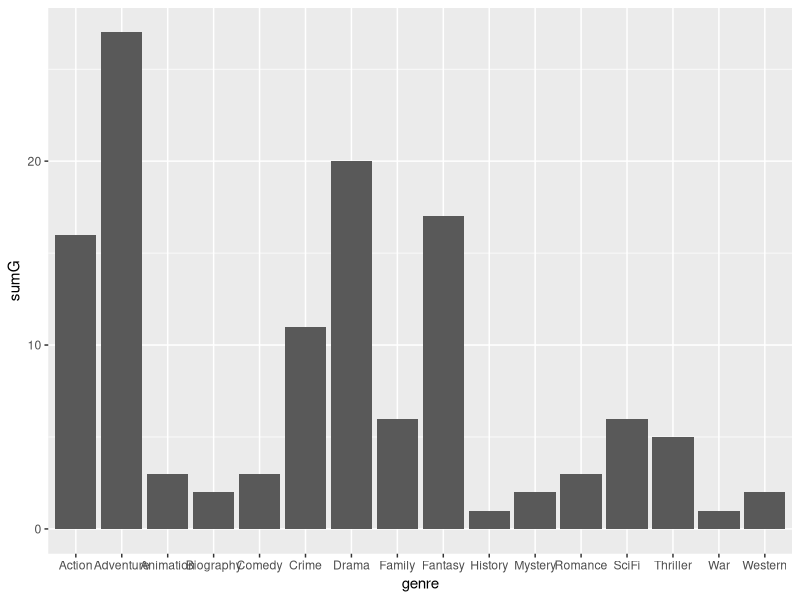
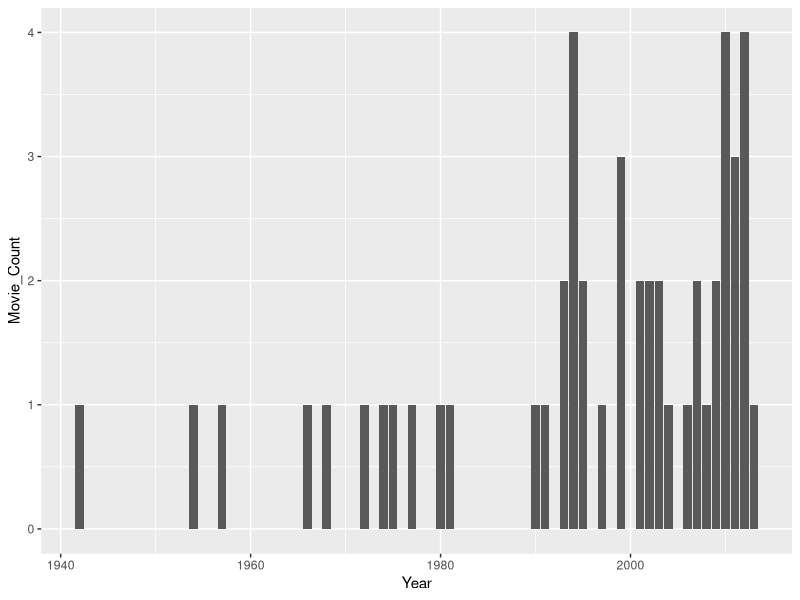
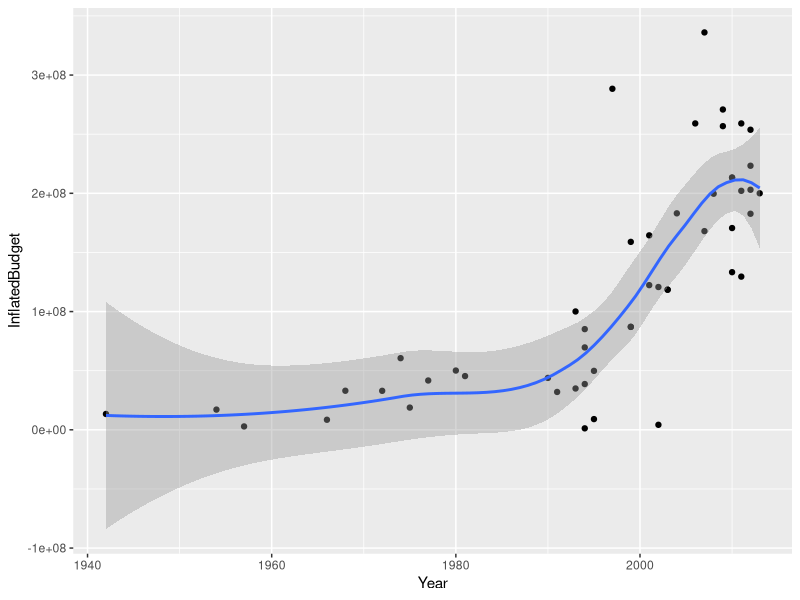
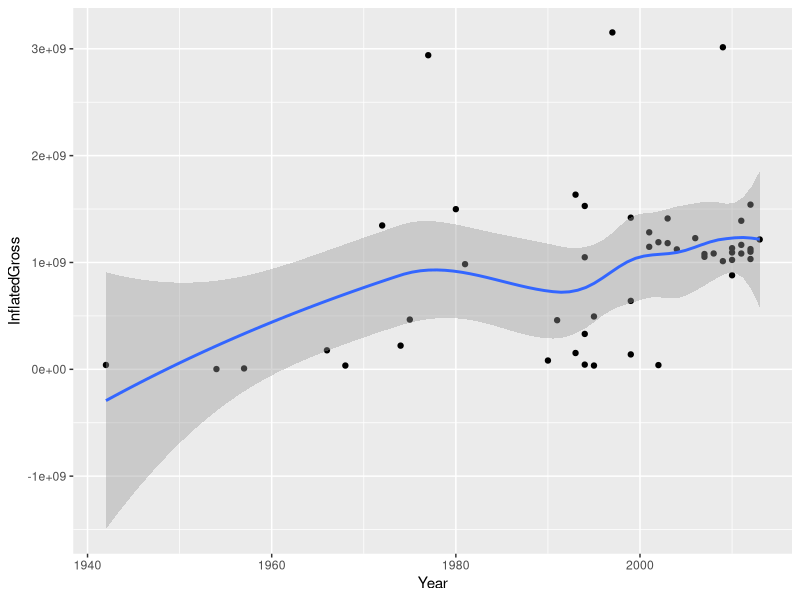
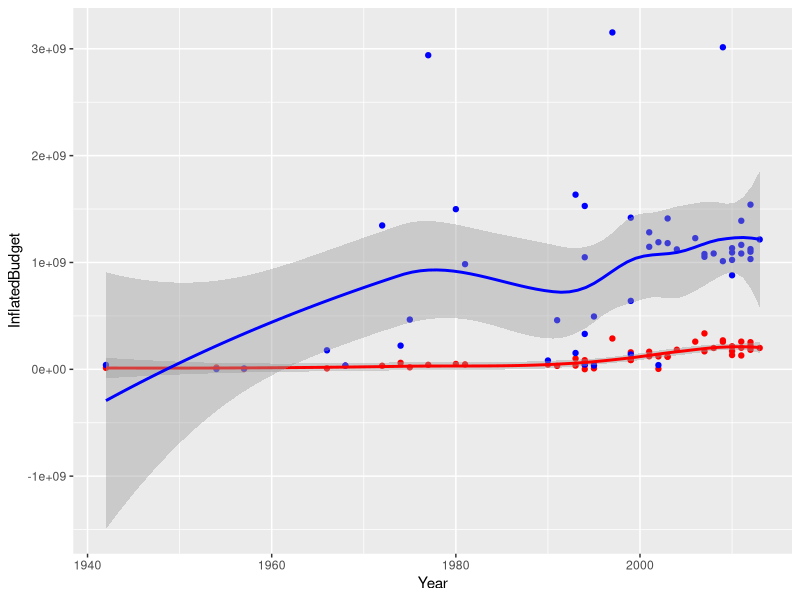
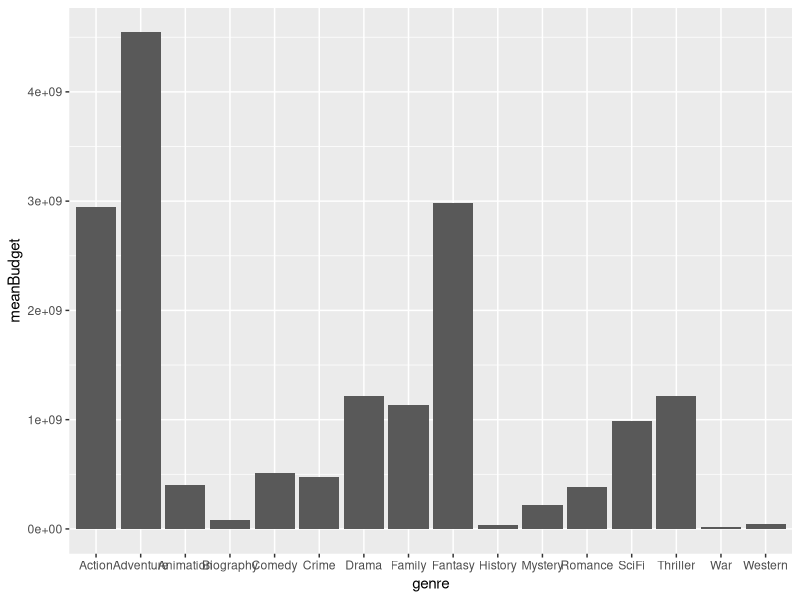
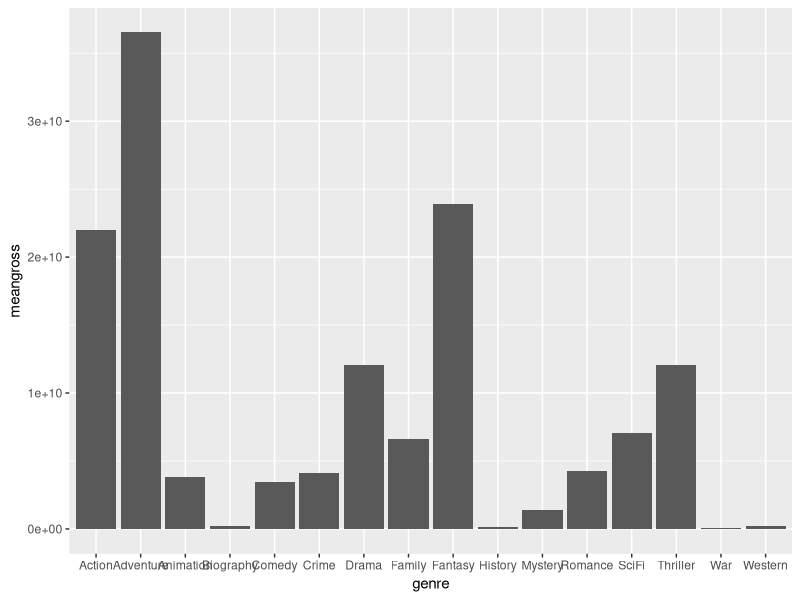
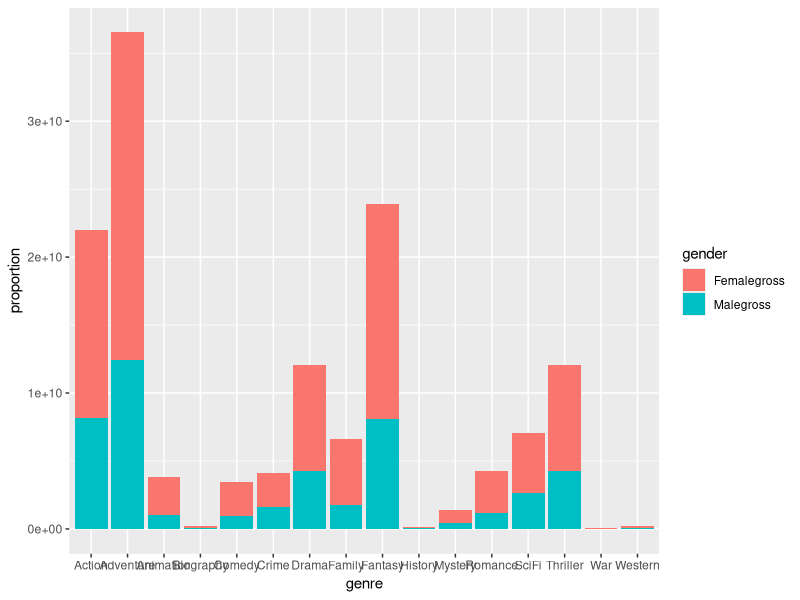

Generate these figures, in order, with R:
## ---- chunk 1
knitr::opts_chunk$set(echo = TRUE)
## ---- chunk 2
#Packages loading to use
library(tidyverse) ##Loaded for dplyr and to 'clean' data
library(ggplot2) ##Loaded for plotting
library(dplyr) ##Loaded for computer issues

##Read in data and save it to variable raw_data
raw_data <- read.csv(file = "popular_film_data.csv")
## ---- chunk 3
#To remove "$" and "," from InflatedBudget
raw_data$InflatedBudget <-  gsub("\\$","", raw_data$InflatedBudget) 
raw_data$InflatedBudget <-  as.numeric(gsub(",","", raw_data$InflatedBudget))

#To remove "$" and "," from InflatedGross
raw_data$InflatedGross <-  gsub("\\$","", raw_data$InflatedGross) 
raw_data$InflatedGross <-  as.numeric(gsub(",","", raw_data$InflatedGross))

#To remove "$" and "," from TotalGross
raw_data$TotalGross <-  gsub("\\$","", raw_data$TotalGross) 
raw_data$TotalGross <-  as.numeric(gsub(",","", raw_data$TotalGross))

#Mutating for new column stored in Proportion_female
raw_data <- raw_data |> mutate (Proportion_female = (1 - Proportion_male))
## ---- chunk 4
#For transparencys sake, its also important to note how many films under each genre make up the dataset.
genre_total <- rbind(cbind(genre = "Comedy", raw_data %>% filter(Comedy == 1) %>% summarise(sumG = sum(Comedy == 1))),
    cbind(genre = "Drama", raw_data %>% filter(Drama == 1) %>% summarise(sumG = sum(Drama == 1))),
    cbind(genre = "Western", raw_data %>% filter(Western == 1) %>% summarise(sumG = sum(Western == 1))),
    cbind(genre = "Action", raw_data %>% filter(Action == 1) %>% summarise(sumG = sum(Action == 1))),
    cbind(genre = "Biography", raw_data %>% filter(Biography == 1) %>% summarise(sumG = sum(Biography == 1))),
    cbind(genre = "History", raw_data %>% filter(History == 1) %>% summarise(sumG = sum(History == 1))),
    cbind(genre = "Adventure", raw_data %>% filter(Adventure == 1) %>% summarise(sumG = sum(Adventure == 1))),
    cbind(genre = "Fantasy", raw_data %>% filter(Fantasy == 1) %>% summarise(sumG = sum(Fantasy == 1))),
    cbind(genre = "Mystery", raw_data %>% filter(Mystery == 1) %>% summarise(sumG = sum(Mystery == 1))),
    cbind(genre = "SciFi", raw_data %>% filter(SciFi == 1) %>% summarise(sumG = sum(SciFi == 1))),
    cbind(genre = "Romance", raw_data %>% filter(Romance == 1) %>% summarise(sumG = sum(Romance == 1))),
    cbind(genre = "Thriller", raw_data %>% filter(Thriller == 1) %>% summarise(sumG = sum(Thriller == 1))),
    cbind(genre = "Crime", raw_data %>% filter(Crime == 1) %>% summarise(sumG = sum(Crime == 1))),
    cbind(genre = "War", raw_data %>% filter(War == 1) %>% summarise(sumG = sum(War == 1))),
    cbind(genre = "Family", raw_data %>% filter(Family == 1) %>% summarise(sumG = sum(Family == 1))),
    cbind(genre = "Animation", raw_data %>% filter(Animation == 1) %>% summarise(sumG = sum(Animation == 1))))%>% arrange(desc(sumG))

genre_total
#the end of numbers of genre

#ggplot(genre_total) + geom_histogram(mapping = aes(x = (genre_total$stat = "count"), stat = "identity"))+ geom_histogram(bins = 15)
#ggplot(genre_total, aes(x = (genre_total$stat = "count"), stat = "identity") + geom_histogram(bins = 15))
Genre_Count_Plot <- ggplot(genre_total) + geom_bar(mapping = aes(genre, sumG), stat = "identity")


## ---- chunk 5
#To view our data with the new variable.
glimpse(raw_data)
## ---- chunk 6
#What is the release year range of the films in our dataset?
range(raw_data$Year)

#How many films make up our dataset?
print(nrow(raw_data))

#What is the genre distribution of our dataset?
Genre_Count_Plot
## ---- chunk 7
#Storing the code to the "count_movieby_year" variable.
count_movieby_year <-  raw_data|>group_by(Year) |> summarise(Movie_Count = n()) |> arrange(desc(Movie_Count))
ggplot(count_movieby_year, aes(x = Year, y = Movie_Count)) + geom_col()
## ---- chunk 8
raw_data |> group_by(Year)|> summarise(InflatedBudget) |> ggplot(aes(Year,InflatedBudget)) +geom_point() + geom_smooth()
## ---- chunk 9
raw_data |> group_by(Year) |> summarise(InflatedGross) |> ggplot(aes(Year,InflatedGross)) +geom_point() + geom_smooth()

## ---- chunk 10
#raw_data |> group_by(Year)|> ggplot(aes(Year,InflatedGross, InflatedBudget, color = )) +geom_point() + geom_smooth(method = 'loess', formula = 'y~x')

raw_data |> group_by(Year) |> ggplot(aes(x=Year))+geom_point(aes(y=InflatedBudget),color = "red") + geom_point(aes(y=InflatedGross), color = "blue") + geom_smooth(aes(y=InflatedBudget), color = "red") + geom_smooth(aes(y=InflatedGross), color = "blue")


## ---- chunk 11
#we can tell from this graph that companies put a lot of money in to production of the movie but they don"t make that money back. 
#Now let get a closer look on which years actually made the most money. This data will be use later to compare which movie is the best. 

raw_data |> slice_max(InflatedGross, n = 10) |> select(FilmName, Year, InflatedGross)
## ---- chunk 12
raw_data |> slice_max(InflatedBudget, n = 1) |> select(FilmName, InflatedGross)
raw_data |> slice_min(InflatedBudget, n = 1) |> select(FilmName, InflatedGross)

## ---- chunk 13
raw_data |> slice_max(InflatedGross, n = 10) |> select(FilmName, InflatedGross)
#still need the genre
## ---- chunk 14
#We'll arrange the code to output what we need to see. 
genreGrossBudget <- (rbind(cbind(genre = "Comedy", raw_data %>% filter(Comedy == 1) %>% summarise(meangross = mean(InflatedGross), meanBudget = mean(InflatedBudget), Male_Proportion = Proportion_male, Female_Proportion = Proportion_female, Femalegross = ((mean(Proportion_female))*meangross), Malegross = ((mean(Proportion_male))*meangross))),
      cbind(genre = "Drama", raw_data %>% filter(Drama == 1) %>% summarise(meangross = mean(InflatedGross),meanBudget = mean(InflatedBudget),  Male_Proportion = Proportion_male, Female_Proportion = Proportion_female, Femalegross = ((mean(Proportion_female))*meangross), Malegross = ((mean(Proportion_male))*meangross))),
      cbind(genre = "Western", raw_data %>% filter(Western == 1) %>% summarise(meangross = mean(InflatedGross),meanBudget = mean(InflatedBudget),  Male_Proportion = Proportion_male, Female_Proportion = Proportion_female, Femalegross = ((mean(Proportion_female))*meangross), Malegross = ((mean(Proportion_male))*meangross))),
      cbind(genre = "Action", raw_data %>% filter(Action == 1) %>% summarise(meangross = mean(InflatedGross),meanBudget = mean(InflatedBudget),  Male_Proportion = Proportion_male, Female_Proportion = Proportion_female, Femalegross = ((mean(Proportion_female))*meangross), Malegross = ((mean(Proportion_male))*meangross))),
     cbind(genre = "Biography", raw_data %>% filter(Biography == 1) %>% summarise(meangross = mean(InflatedGross),meanBudget = mean(InflatedBudget), Malegross = ((mean(Proportion_male))*meangross), Male_Proportion = Proportion_male, Female_Proportion = Proportion_female, Femalegross = ((mean(Proportion_female))*meangross), Malegross = ((mean(Proportion_male))*meangross))),
    cbind(genre = "History", raw_data %>% filter(History == 1) %>% summarise(meangross = mean(InflatedGross),meanBudget = mean(InflatedBudget),  Male_Proportion = Proportion_male, Female_Proportion = Proportion_female, Femalegross = ((mean(Proportion_female))*meangross), Malegross = ((mean(Proportion_male))*meangross))), 
    cbind(genre = "Adventure", raw_data %>% filter(Adventure == 1) %>% summarise(meangross = mean(InflatedGross),meanBudget = mean(InflatedBudget),  Male_Proportion = Proportion_male, Female_Proportion = Proportion_female, Femalegross = ((mean(Proportion_female))*meangross), Malegross = ((mean(Proportion_male))*meangross))),
        cbind(genre = "Fantasy", raw_data %>% filter(Fantasy == 1) %>% summarise(meangross = mean(InflatedGross),meanBudget = mean(InflatedBudget),  Male_Proportion = Proportion_male, Female_Proportion = Proportion_female, Femalegross = ((mean(Proportion_female))*meangross), Malegross = ((mean(Proportion_male))*meangross))),
    cbind(genre = "Mystery", raw_data %>% filter(Mystery == 1) %>% summarise(meangross = mean(InflatedGross),meanBudget = mean(InflatedBudget),  Male_Proportion = Proportion_male, Female_Proportion = Proportion_female, Femalegross = ((mean(Proportion_female))*meangross), Malegross = ((mean(Proportion_male))*meangross))),
    cbind(genre = "SciFi", raw_data %>% filter(SciFi == 1) %>% summarise(meangross = mean(InflatedGross),meanBudget = mean(InflatedBudget),  Male_Proportion = Proportion_male, Female_Proportion = Proportion_female, Femalegross = ((mean(Proportion_female))*meangross), Malegross = ((mean(Proportion_male))*meangross))),
    cbind(genre = "Romance", raw_data %>% filter(Romance == 1) %>% summarise(meangross = mean(InflatedGross),meanBudget = mean(InflatedBudget),  Male_Proportion = Proportion_male, Female_Proportion = Proportion_female, Femalegross = ((mean(Proportion_female))*meangross), Malegross = ((mean(Proportion_male))*meangross))),
    cbind(genre = "Thriller", raw_data %>% filter(Drama == 1) %>% summarise(meangross = mean(InflatedGross),meanBudget = mean(InflatedBudget),  Male_Proportion = Proportion_male, Female_Proportion = Proportion_female, Femalegross = ((mean(Proportion_female))*meangross), Malegross = ((mean(Proportion_male))*meangross))),
    cbind(genre = "Crime", raw_data %>% filter(Crime == 1) %>% summarise(meangross = mean(InflatedGross),meanBudget = mean(InflatedBudget),  Male_Proportion = Proportion_male, Female_Proportion = Proportion_female, Femalegross = ((mean(Proportion_female))*meangross), Malegross = ((mean(Proportion_male))*meangross))),
    cbind(genre = "War", raw_data %>% filter(War == 1) %>% summarise(meangross = mean(InflatedGross),meanBudget = mean(InflatedBudget),  Male_Proportion = Proportion_male, Female_Proportion = Proportion_female, Femalegross = ((mean(Proportion_female))*meangross), Malegross = ((mean(Proportion_male))*meangross))),
    cbind(genre = "Family", raw_data %>% filter(Family == 1) %>% summarise(meangross = mean(InflatedGross),meanBudget = mean(InflatedBudget),  Male_Proportion = Proportion_male, Female_Proportion = Proportion_female, Femalegross = ((mean(Proportion_female))*meangross), Malegross = ((mean(Proportion_male))*meangross))),
    cbind(genre = "Animation", raw_data %>% filter(Animation == 1) %>% summarise(meangross = mean(InflatedGross),meanBudget = mean(InflatedBudget), Male_Proportion = Proportion_male, Female_Proportion = Proportion_female, Femalegross = ((mean(Proportion_female))*meangross), Malegross = ((mean(Proportion_male))*meangross)))) %>% arrange(desc(meanBudget)))
genreGrossBudget

## ---- chunk 15
#Over all, what genre cost more to produce on average? How much did that category produce in grossings?

#Over all, what genre cost more to produce on average? How much did that category produce in grossing? 
genreGrossBudget |> slice(which(meanBudget ==max(meanBudget) | meanBudget == min(meanBudget))) |> distinct()

## ---- chunk 16
ggplot(genreGrossBudget) + geom_bar(mapping = aes(genre, meanBudget), stat = "identity")

#ggplot for meangross
ggplot(genreGrossBudget) + geom_bar(mapping = aes(genre, meangross), stat = "identity")
## ---- chunk 17
#genreGrossBudget <- genreGrossBudget |> mutate ( Gross_Female = (as.numeric(genreGrossBudget$meangross) * as.numeric(raw_data$Proportion_female)))

genreGrossBudget |> pivot_longer(cols = ends_with("alegross"), names_to = "gender", values_to = "proportion") |> ggplot() + geom_col(aes(x = genre, y = proportion, fill = gender))
## ---- chunk 18
#genre enjoyment
genre_enj <- rbind(cbind(genre = "Comedy", raw_data %>% filter(Comedy == 1) %>% summarise(meanenj = mean(Enjoyment))),
    cbind(genre = "Drama", raw_data %>% filter(Drama == 1) %>% summarise(meanenj = mean(Enjoyment))),
    cbind(genre = "Western", raw_data %>% filter(Western == 1) %>% summarise(meanenj = mean(Enjoyment))),
    cbind(genre = "Action", raw_data %>% filter(Action == 1) %>% summarise(meanenj = mean(Enjoyment))),
    cbind(genre = "Biography", raw_data %>% filter(Biography == 1) %>% summarise(meanenj = mean(Enjoyment))),
    cbind(genre = "History", raw_data %>% filter(History == 1) %>% summarise(meanenj = mean(Enjoyment))),
    cbind(genre = "Adventure", raw_data %>% filter(Adventure == 1) %>% summarise(meanenj = mean(Enjoyment))),
    cbind(genre = "Fantasy", raw_data %>% filter(Fantasy == 1) %>% summarise(meanenj = mean(Enjoyment))),
    cbind(genre = "Mystery", raw_data %>% filter(Mystery == 1) %>% summarise(meanenj = mean(Enjoyment))),
    cbind(genre = "SciFi", raw_data %>% filter(SciFi == 1) %>% summarise(meanenj = mean(Enjoyment))),
    cbind(genre = "Romance", raw_data %>% filter(Romance == 1) %>% summarise(meanenj = mean(Enjoyment))),
    cbind(genre = "Thriller", raw_data %>% filter(Thriller == 1) %>% summarise(meanenj = mean(Enjoyment))),
    cbind(genre = "Crime", raw_data %>% filter(Crime == 1) %>% summarise(meanenj = mean(Enjoyment))),
    cbind(genre = "War", raw_data %>% filter(War == 1) %>% summarise(meanenj = mean(Enjoyment))),
    cbind(genre = "Family", raw_data %>% filter(Family == 1) %>% summarise(meanenj = mean(Enjoyment))),
    cbind(genre = "Animation", raw_data %>% filter(Animation == 1) %>% summarise(meanenj = mean(Enjoyment))))%>% arrange(desc(meanenj))

genre_enj |> slice(which(meanenj ==max(meanenj) | meanenj == min(meanenj))) |> distinct()

## ---- chunk 19
#genre appreaction
genre_app <- rbind(cbind(genre = "Comedy", raw_data %>% filter(Comedy == 1) %>% summarise(meanapp = mean(Appreciation))),
    cbind(genre = "Drama", raw_data %>% filter(Drama == 1) %>% summarise(meanapp = mean(Appreciation))),
    cbind(genre = "Western", raw_data %>% filter(Western == 1) %>% summarise(meanapp = mean(Appreciation))),
    cbind(genre = "Action", raw_data %>% filter(Action == 1) %>% summarise(meanapp = mean(Appreciation))),
    cbind(genre = "Biography", raw_data %>% filter(Biography == 1) %>% summarise(meanapp = mean(Appreciation))),
    cbind(genre = "History", raw_data %>% filter(History == 1) %>% summarise(meanapp = mean(Appreciation))),
    cbind(genre = "Adventure", raw_data %>% filter(Adventure == 1) %>% summarise(meanapp = mean(Appreciation))),
    cbind(genre = "Fantasy", raw_data %>% filter(Fantasy == 1) %>% summarise(meanapp = mean(Appreciation))),
    cbind(genre = "Mystery", raw_data %>% filter(Mystery == 1) %>% summarise(meanapp = mean(Appreciation))),
    cbind(genre = "SciFi", raw_data %>% filter(SciFi == 1) %>% summarise(meanapp = mean(Appreciation))),
    cbind(genre = "Romance", raw_data %>% filter(Romance == 1) %>% summarise(meanapp = mean(Appreciation))),
    cbind(genre = "Thriller", raw_data %>% filter(Thriller == 1) %>% summarise(meanapp = mean(Appreciation))),
    cbind(genre = "Crime", raw_data %>% filter(Crime == 1) %>% summarise(meanapp = mean(Appreciation))),
    cbind(genre = "War", raw_data %>% filter(War == 1) %>% summarise(meanapp = mean(Appreciation))),
    cbind(genre = "Family", raw_data %>% filter(Family == 1) %>% summarise(meanapp = mean(Appreciation))),
    cbind(genre = "Animation", raw_data %>% filter(Animation == 1) %>% summarise(meanapp = mean(Appreciation))))%>% arrange(desc(meanapp))

genre_app |> slice(which(meanapp ==max(meanapp) | meanapp == min(meanapp))) |> distinct()
## ---- chunk 20
raw_data |> slice_max(Appreciation, n = 10)|> select(FilmName,Appreciation, Enjoyment)

raw_data |> slice_max(Enjoyment, n = 10) |> select(FilmName, Enjoyment, Appreciation)

raw_data |> slice_max(InflatedGross, n = 10) |> select(FilmName, InflatedGross, Appreciation, Enjoyment)
